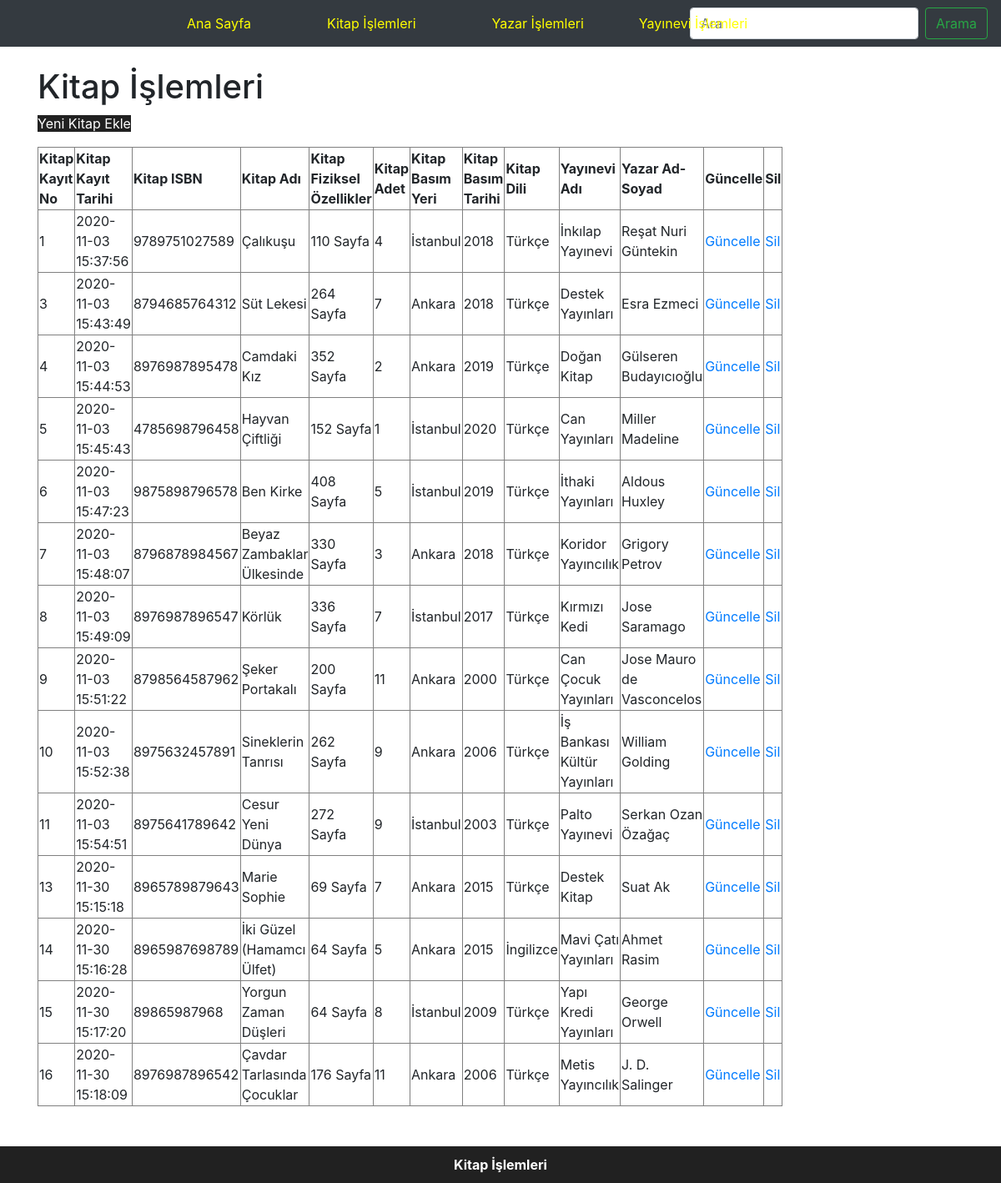
/kitap.php, run on the app's committed database.
### tables this page shows
CREATE TABLE `kitapveri` (
  `kkn` int(11) NOT NULL COMMENT 'Kitap tablosunun ana anahtarı',
  `kkt` timestamp NOT NULL DEFAULT current_timestamp() COMMENT 'Kitabın veri tabanına kayıt tarihi',
  `ki` varchar(13) NOT NULL COMMENT 'Kitabın ISBN numarası',
  `ka` varchar(300) NOT NULL COMMENT 'Kitabın tam adı',
  `kf` varchar(50) NOT NULL COMMENT 'Kitabın temel fiziksel özellikleri',
  `kadet` int(11) NOT NULL COMMENT 'Kitap sayısı hakkında genel bilgi',
  `kbyeri` varchar(50) NOT NULL COMMENT 'Kitabın oluşturulduğu yer',
  `kbtarih` year(4) NOT NULL COMMENT 'Kitabın basım tarihi',
  `kdili` varchar(100) NOT NULL COMMENT 'Kitabın ana dili',
  `yykn` int(11) NOT NULL COMMENT 'Yayınevi kayıt numarası anahtar alanı',
  `yazarkayitno` int(11) NOT NULL COMMENT 'Yazar Numarası artan no\r\n'
);

CREATE TABLE `yayinevi` (
  `yykn` int(11) NOT NULL COMMENT 'Yayınevi bilgilerinin anahtar numarası',
  `yykt` timestamp NOT NULL DEFAULT current_timestamp() COMMENT 'Yayınevi sisteme kayıt tarihi',
  `yya` varchar(100) NOT NULL COMMENT 'Yayınevi tam adı',
  `yyu` varchar(100) NOT NULL COMMENT 'Yayınevine ait detaylı bilgi',
  `yye` varchar(100) NOT NULL COMMENT 'Yayınevine ait E-posta bilgisi'
);

### kitap.php (the view, shortened to what this page needs)
<?php
require_once("baglanti.php");
$sorgu = mysqli_query($baglanti, "SELECT A.kkn, A.kkt, A.ki, A.ka, A.kf, A.kadet, A.kbyeri, A.kbtarih, A.kdili, CONCAT(B.ya,' ', B.ys) AS AdSoyad, C.yya FROM kitapveri A, yazarveri B, yayinevi C  WHERE A.yykn = C.yykn AND A.yazarkayitno = B.yazarkayitno ");
?>
<!DOCTYPE html>
<html lang="tr"><head><meta http-equiv="Content-Type" content="text/html; charset=UTF-8">
<link href="bootstrap.min.css" rel="stylesheet">
    <link href="./katalog_files/navbar-top.css" rel="stylesheet">
  </head>
  <body>
    <nav class="navbar navbar-expand-md navbar-dark bg-dark mb-4">
  <div class="collapse navbar-collapse" id="navbarCollapse">
    <ul class="navbar-nav mr-auto">
      <li class="nav-item">
        <a class="nav-link" href="index.php" style="color:yellow;position:relative; left:200px">Ana Sayfa </a>
      </li>
      <li class="nav-item">
        <a class="nav-link" href="kitap.php" style="color:yellow;position:relative; left:275px">Kitap İşlemleri</a>
      </li>
      <li class="nav-item">
        <a class="nav-link" href="yazar.php" style="color:yellow;position:relative; left:350px">Yazar İşlemleri</a>
      </li>
      <li class="nav-item">
        <a class="nav-link" href="yayinevi.php" style="color:yellow;position:relative; left:400px">Yayınevi İşlemleri</a>
      </li>
    </ul>
    <form class="form-inline mt-2 mt-md-0">
      <input class="form-control mr-sm-2" type="text" placeholder="Ara" aria-label="Search">
      <button class="btn btn-outline-success my-2 my-sm-0" type="submit">Arama</button>
    </form>
  </div>
</nav>
<main role="main" class="container">
<h1>Kitap İşlemleri</h1>
<p><a href="kitap_ekle.php" style="text-align:center;background-color:#212121; color: white">Yeni Kitap Ekle</a></p>
<?php
echo("<table border=1 width=80%>");
    echo("<tr>");
    echo("<td><b>Kitap Kayıt No</b></td>");
    echo("<td><b>Kitap Kayıt Tarihi</b></td>");
    echo("<td><b>Kitap ISBN</b></td>");
    echo("<td><b>Kitap Adı</b></td>");
    echo("<td><b>Kitap Fiziksel Özellikler</b></td>");
    echo("<td><b>Kitap Adet</b></td>");
    echo("<td><b>Kitap Basım Yeri</b></td>");
    echo("<td><b>Kitap Basım Tarihi</b></td>");
    echo("<td><b>Kitap Dili</b></td>");
    echo("<td><b>Yayınevi Adı</b></td>");
    echo("<td><b>Yazar Ad-Soyad</b></td>");
    echo("<td><b>Güncelle</b></td>");
    echo("<td><b>Sil</b></td>");
    echo("</tr>");
while($satir = mysqli_fetch_assoc($sorgu)){
    echo("<tr>");
    echo("<td>".$satir["kkn"]."</td>");
    echo("<td>".$satir["kkt"]."</td>");
    echo("<td>".$satir["ki"]."</td>");
    echo("<td>".$satir["ka"]."</td>");
    echo("<td>".$satir["kf"]."</td>");
    echo("<td>".$satir["kadet"]."</td>");
    echo("<td>".$satir["kbyeri"]."</td>");
    echo("<td>".$satir["kbtarih"]."</td>");
    echo("<td>".$satir["kdili"]."</td>");
    echo("<td>".$satir["yya"]."</td>");
    echo("<td>".$satir["AdSoyad"]."</td>");
    echo("<td><a href='kitap_guncellenecek.php?kkn=".$satir["kkn"]."'>Güncelle</a></td>");
    echo("<td><a href='kitap_sil.php?kkn=".$satir["kkn"]."'>Sil</a></td>");
    echo("</tr>");
            }
echo("</table>");
?>
</main>
      <br>
<br>
<footer style="text-align:center;background-color:#212121; color: white;padding:10px"><b>Kitap İşlemleri</b></footer>
</body>
</html>

### navbar-top.css (style rules this page uses)
body { min-height: 75rem; }

### data on the page
kitapveri: kkn "1", kkt "2020-11-03 15:37:56", ki "9789751027589", ka "Çalıkuşu", kf "110 Sayfa", kadet "4", kbyeri "İstanbul", kbtarih "2018", kdili "Türkçe", yayinevi.yya "İnkılap Yayınevi", AdSoyad "Reşat Nuri Güntekin"
kitapveri: kkn "3", kkt "2020-11-03 15:43:49", ki "8794685764312", ka "Süt Lekesi", kf "264 Sayfa", kadet "7", kbyeri "Ankara", kbtarih "2018", kdili "Türkçe", yayinevi.yya "Destek Yayınları", AdSoyad "Esra Ezmeci"
kitapveri: kkn "4", kkt "2020-11-03 15:44:53", ki "8976987895478", ka "Camdaki Kız", kf "352 Sayfa", kadet "2", kbyeri "Ankara", kbtarih "2019", kdili "Türkçe", yayinevi.yya "Doğan Kitap", AdSoyad "Gülseren Budayıcıoğlu"
kitapveri: kkn "5", kkt "2020-11-03 15:45:43", ki "4785698796458", ka "Hayvan Çiftliği", kf "152 Sayfa", kadet "1", kbyeri "İstanbul", kbtarih "2020", kdili "Türkçe", yayinevi.yya "Can Yayınları", AdSoyad "Miller Madeline"
kitapveri: kkn "6", kkt "2020-11-03 15:47:23", ki "9875898796578", ka "Ben Kirke", kf "408 Sayfa", kadet "5", kbyeri "İstanbul", kbtarih "2019", kdili "Türkçe", yayinevi.yya "İthaki Yayınları", AdSoyad "Aldous Huxley"
kitapveri: kkn "7", kkt "2020-11-03 15:48:07", ki "8796878984567", ka "Beyaz Zambaklar Ülkesinde", kf "330 Sayfa", kadet "3", kbyeri "Ankara", kbtarih "2018", kdili "Türkçe", yayinevi.yya "Koridor Yayıncılık", AdSoyad "Grigory Petrov"
kitapveri: kkn "8", kkt "2020-11-03 15:49:09", ki "8976987896547", ka "Körlük", kf "336 Sayfa", kadet "7", kbyeri "İstanbul", kbtarih "2017", kdili "Türkçe", yayinevi.yya "Kırmızı Kedi", AdSoyad "Jose Saramago"
kitapveri: kkn "9", kkt "2020-11-03 15:51:22", ki "8798564587962", ka "Şeker Portakalı", kf "200 Sayfa", kadet "11", kbyeri "Ankara", kbtarih "2000", kdili "Türkçe", yayinevi.yya "Can Çocuk Yayınları", AdSoyad "Jose Mauro de Vasconcelos"
kitapveri: kkn "10", kkt "2020-11-03 15:52:38", ki "8975632457891", ka "Sineklerin Tanrısı", kf "262 Sayfa", kadet "9", kbyeri "Ankara", kbtarih "2006", kdili "Türkçe", yayinevi.yya "İş Bankası Kültür Yayınları", AdSoyad "William Golding"
kitapveri: kkn "11", kkt "2020-11-03 15:54:51", ki "8975641789642", ka "Cesur Yeni Dünya", kf "272 Sayfa", kadet "9", kbyeri "İstanbul", kbtarih "2003", kdili "Türkçe", yayinevi.yya "Palto Yayınevi", AdSoyad "Serkan Ozan Özağaç"
kitapveri: kkn "13", kkt "2020-11-30 15:15:18", ki "8965789879643", ka "Marie Sophie", kf "69 Sayfa", kadet "7", kbyeri "Ankara", kbtarih "2015", kdili "Türkçe", yayinevi.yya "Destek Kitap", AdSoyad "Suat Ak"
kitapveri: kkn "14", kkt "2020-11-30 15:16:28", ki "8965987698789", ka "İki Güzel (Hamamcı Ülfet)", kf "64 Sayfa", kadet "5", kbyeri "Ankara", kbtarih "2015", kdili "İngilizce", yayinevi.yya "Mavi Çatı Yayınları", AdSoyad "Ahmet Rasim"
kitapveri: kkn "15", kkt "2020-11-30 15:17:20", ki "89865987968", ka "Yorgun Zaman Düşleri", kf "64 Sayfa", kadet "8", kbyeri "İstanbul", kbtarih "2009", kdili "Türkçe", yayinevi.yya "Yapı Kredi Yayınları", AdSoyad "George Orwell"
kitapveri: kkn "16", kkt "2020-11-30 15:18:09", ki "8976987896542", ka "Çavdar Tarlasında Çocuklar", kf "176 Sayfa", kadet "11", kbyeri "Ankara", kbtarih "2006", kdili "Türkçe", yayinevi.yya "Metis Yayıncılık", AdSoyad "J. D. Salinger"
